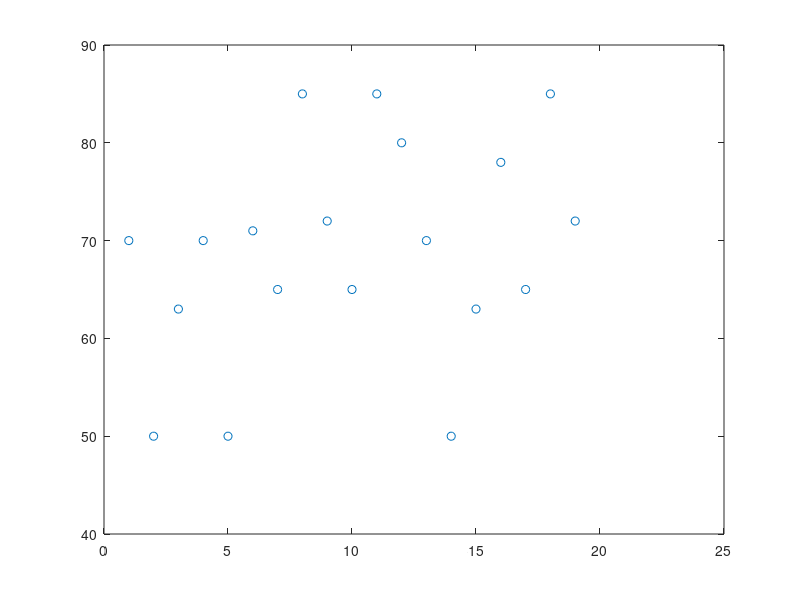

This figure's MATLAB source:
% 	70	50	63
% 	466.16376151809	146.832383958704	311.126983722081
% 	65	85	72
% 	349.228231433004	1108.73052390749	523.251130601197
% 	70	50	71
% 	466.16376151809	146.832383958704	493.883301256124
% 	65	85	80
% 	349.228231433004	1108.73052390749	830.60939515989
% 			
% 			
% 			
% 			
% 			
% IB1	78		
% 	739.988845423269		
% IB2			

p1 = [70	50	63];
p2 = [65	85	72];
p1d = [70	50	71];
p2d = [65	85	80];
ib = [78];

y = [p1 p1d p2 p2d p1 ib p2];

plot(1:length(y), y, 'o') % No line specifier in the LineSpec => no line
axis([0 25 40 90])